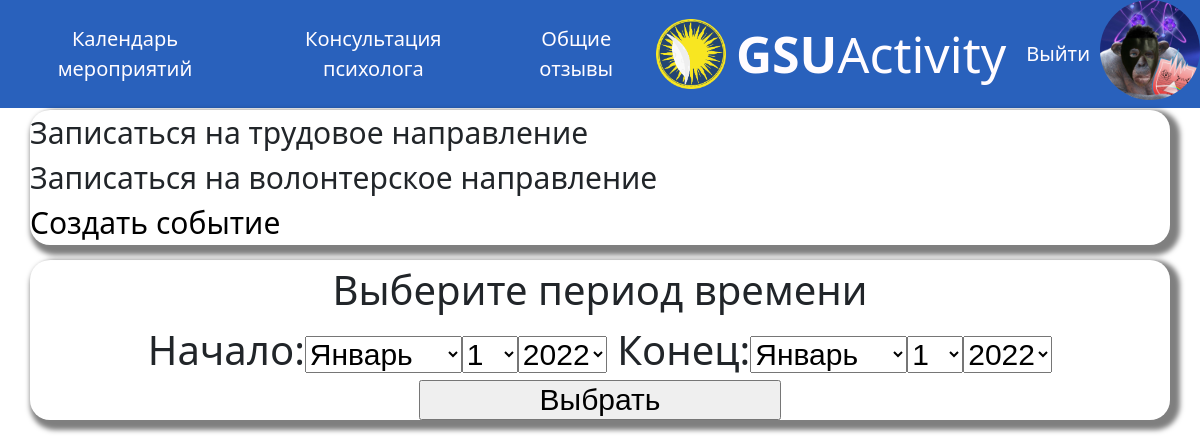
/trud/ (signed in), run on an earlier commit of the app's database.
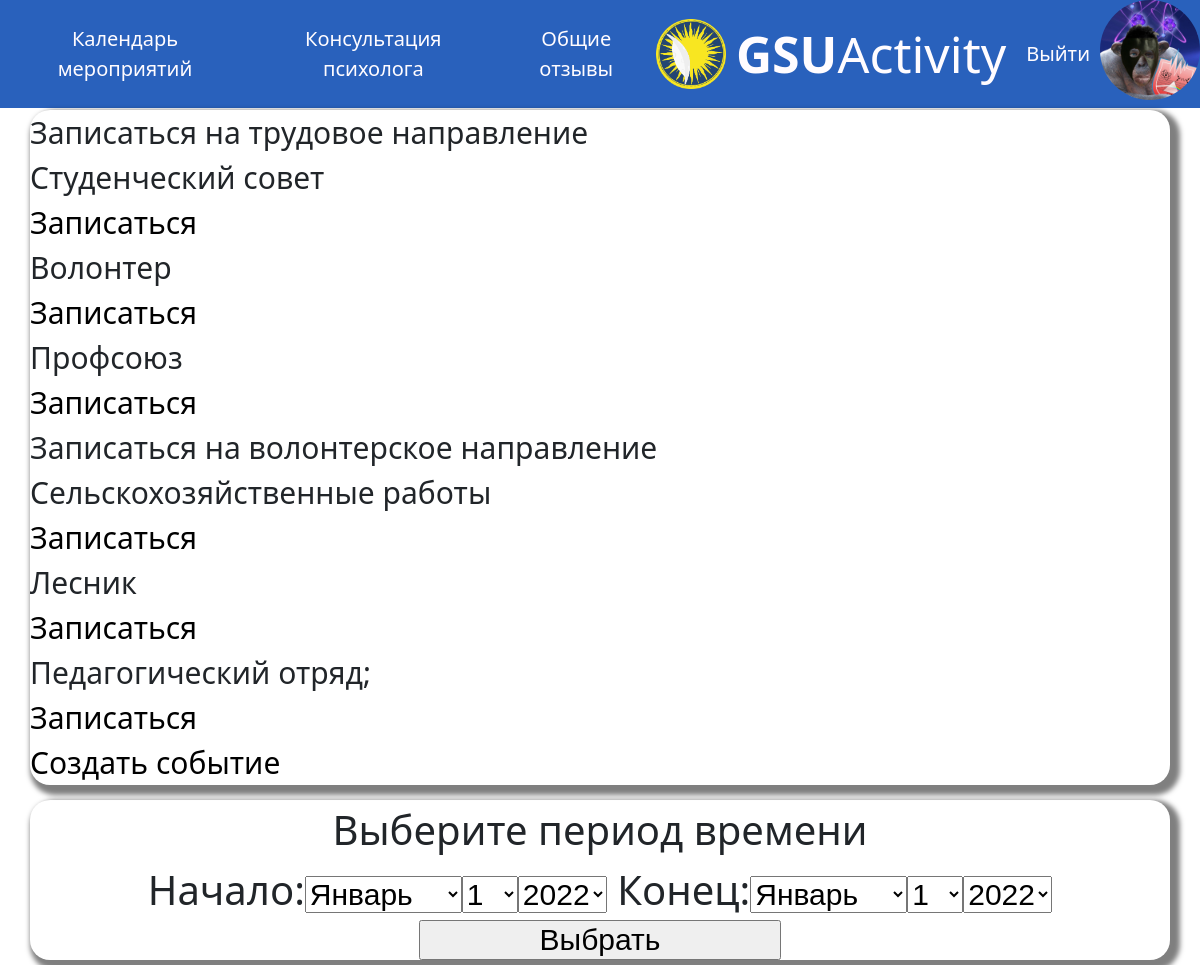
And on a later commit of the database.
### news/models.py (models this page shows)
class Trud(models.Model):
    name = models.CharField(max_length=30,verbose_name='Название')
    otobr = models.BooleanField(default=False, db_index=True,verbose_name='Отображение')
    class Meta:
        verbose_name_plural = 'Трудовые направления'
        verbose_name = 'Трудовое направление'

class Volant(models.Model):
    name = models.CharField(max_length=30,verbose_name='Название')
    otobr = models.BooleanField(default=False, db_index=True,verbose_name='Отображение')
    class Meta:
        verbose_name_plural = 'Волонтерские направления'
        verbose_name = 'Волонтерское направление'

### news/views.py (the view)
# urls.py: path('trud/', trud, name='trud'),
def trud(request):
    weekd=datetime.today().isocalendar()[1]
    posts = Post.objects.filter(eventdate__week=weekd)
    truds = Trud.objects.filter(otobr=True)
    volonts = Volant.objects.filter(otobr=True)
    your_zapisi = Post.objects.filter(zapis=request.user.id)
    if request.method == 'POST':
    	form = Index(request.POST)
    	if form.is_valid():
    		nach = form.cleaned_data['Начало']
    		con = form.cleaned_data['Конец']
    		posts = Post.objects.filter(eventdate__range=(nach,con))
    else:
    	form = Index()
    return render(request, 'news/trud.html', {'posts': posts,'your_zapisi':your_zapisi,'truds':truds,'volonts': volonts,'form':form})

### news/forms.py
class Index(forms.Form):
    Начало = forms.DateTimeField(widget=forms.SelectDateWidget)
    Конец = forms.DateTimeField(widget=forms.SelectDateWidget)

### news/templates/news/trud.html (shortened to what this page needs)
{% extends "layout/basic.html" %}
{% block content %}
	<div class="post">
		Записаться на трудовое направление<br>
		{% for trud in truds %}
			{{trud.name}}<br>
			{% if user.is_authenticated %}
				<a href="{% url 'news:trud_naprav' pk=trud.pk %}" class="post_link">Записаться</a><br>
			{% endif %}
		{% endfor %}
		Записаться на волонтерское направление<br>
		{% for volont in volonts %}
			{{volont.name}}<br>
			{% if user.is_authenticated %}
				<a href="{% url 'news:volon_naprav' pk=volont.pk %}" class="post_link">Записаться</a><br>
			{% endif %}
		{% endfor %}
		{% if user.id == 7 or user.id == 1  %}
			<a href="{% url 'news:add' %}"  class="post_link">Создать событие</a><br>
		{% endif %}
	</div>
<div class="calendar">
	Выберите период времени
	<form method="post">
		<div>{{ form }}</div>
		<button type="submit">Выбрать</button>
	</form>
</div>
{% endblock %}

What changed in the data, as far as the page shows it:
added Trud: name "Студенческий совет"
added Trud: name "Волонтер"
added Trud: name "Профсоюз"
added Volant: name "Сельскохозяйственные работы"
added Volant: name "Лесник"
added Volant: name "Педагогический отряд;"
